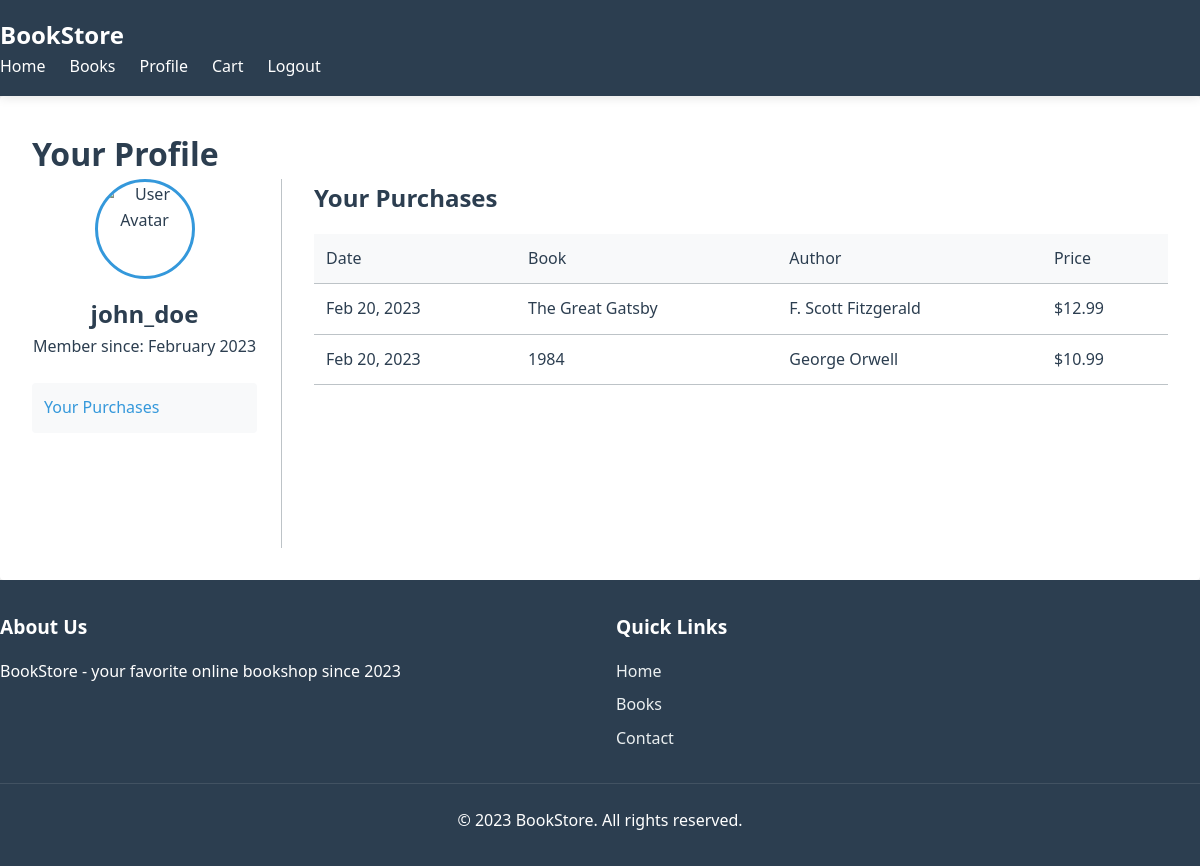
The app's page /profile.php (signed in) with its own data.
### tables this page shows
CREATE TABLE `users` (
  `id` int(11) NOT NULL,
  `username` varchar(50) NOT NULL,
  `password` varchar(255) NOT NULL,
  `email` varchar(100) NOT NULL,
  `role` enum('user','admin') DEFAULT 'user',
  `created_at` timestamp NOT NULL DEFAULT current_timestamp()
);

CREATE TABLE `purchases` (
  `id` int(11) NOT NULL,
  `user_id` int(11) NOT NULL,
  `book_id` int(11) NOT NULL,
  `purchase_date` timestamp NOT NULL DEFAULT current_timestamp(),
  `price` decimal(10,2) NOT NULL
);

CREATE TABLE `books` (
  `id` int(11) NOT NULL,
  `title` varchar(255) NOT NULL,
  `author` varchar(255) NOT NULL,
  `description` text DEFAULT NULL,
  `category` varchar(100) DEFAULT NULL,
  `year` int(11) DEFAULT NULL,
  `price` decimal(10,2) NOT NULL,
  `rental_price_week` decimal(10,2) DEFAULT NULL,
  `rental_price_month` decimal(10,2) DEFAULT NULL,
  `rental_price_quarter` decimal(10,2) DEFAULT NULL,
  `stock` int(11) DEFAULT 0,
  `image` varchar(255) DEFAULT NULL,
  `created_at` timestamp NOT NULL DEFAULT current_timestamp(),
  `updated_at` timestamp NOT NULL DEFAULT current_timestamp() ON UPDATE current_timestamp()
);

### profile.php (the view, shortened to what this page needs)
<?php
$db = new Database();
$conn = $db->getConnection();
$query = "SELECT * FROM users WHERE id = ?";
$stmt = $conn->prepare($query);
$stmt->bind_param("i", $_SESSION['user_id']);
$stmt->execute();
$user = $stmt->get_result()->fetch_assoc();
$query = "SELECT p.*, b.title, b.author
          FROM purchases p
          JOIN books b ON p.book_id = b.id
          WHERE p.user_id = ?
          ORDER BY p.purchase_date DESC";
$stmt = $conn->prepare($query);
$stmt->bind_param("i", $_SESSION['user_id']);
$stmt->execute();
$purchases = $stmt->get_result()->fetch_all(MYSQLI_ASSOC);
?>
<!DOCTYPE html>
<html lang="en">
<head>
    <link rel="stylesheet" href="assets/css/styles.css">
</head>
<body>
    <?php include 'includes/header.php'; ?>
    <main class="profile-container">
        <h1>Your Profile</h1>
        <div class="profile-sections">
            <div class="profile-sidebar">
                <div class="user-info">
                    <div class="avatar">
                        <img src="assets/images/default-avatar.png" alt="User Avatar">
                    </div>
                    <h2><?= htmlspecialchars($user['username']) ?></h2>
                    <p>Member since: <?= date('F Y', strtotime($user['created_at'])) ?></p>
                </div>
                <nav class="profile-nav">
                    <ul>
                        <li><a href="#purchases" class="active">Your Purchases</a></li>
                        <li><a href="#rentals">Your Rentals</a></li>
                        <li><a href="#settings">Account Settings</a></li>
                    </ul>
                </nav>
            </div>
            <div class="profile-content">
                <section id="purchases" class="profile-section active">
                    <h2>Your Purchases</h2>
                    <?php if (empty($purchases)): ?>
                        <p>You haven't purchased any books yet.</p>
                    <?php else: ?>
                        <table class="purchases-table">
                            <thead>
                                <tr>
                                    <th>Date</th>
                                    <th>Book</th>
                                    <th>Author</th>
                                    <th>Price</th>
                                </tr>
                            </thead>
                            <tbody>
                                <?php foreach ($purchases as $purchase): ?>
                                <tr>
                                    <td><?= date('M d, Y', strtotime($purchase['purchase_date'])) ?></td>
                                    <td><?= htmlspecialchars($purchase['title']) ?></td>
                                    <td><?= htmlspecialchars($purchase['author']) ?></td>
                                    <td>$<?= number_format($purchase['price'], 2) ?></td>
                                </tr>
                                <?php endforeach; ?>
                            </tbody>
                        </table>
                    <?php endif; ?>
                </section>
            </div>
        </div>
    </main>
    <?php include 'includes/footer.php'; ?>
</body>
</html>

### assets/css/styles.css (style rules this page uses)
:root { --primary-color: #3498db; --primary-dark: #2980b9; --secondary-color: #2c3e50; --accent-color: #e74c3c; --light-color: #ecf0f1; --dark-color: #2c3e50; --success-color: #2ecc71; --warning-color: #f39c12; --danger-color: #e74c3c; --gray-light: #bdc3c7; --gray-dark: #7f8c8d; --white: #ffffff; --black: #000000; --box-shadow: 0 2px 10px rgba(0, 0, 0, 0.1); --border-radius: 4px; --transition: all 0.3s ease; }
* { margin: 0; padding: 0; box-sizing: border-box; }
body { font-family: 'Segoe UI', Tahoma, Geneva, Verdana, sans-serif; line-height: 1.6; color: var(--dark-color); background-color: #f5f5f5; min-height: 100vh; display: flex; flex-direction: column; }
a { text-decoration: none; color: var(--primary-color); transition: var(--transition); }
img { max-width: 100%; height: auto; }
ul { list-style: none; }
nav ul { display: flex; gap: 1.5rem; }
nav a { color: var(--white); font-weight: 500; padding: 0.5rem 0; position: relative; }
nav a::after { content: ''; position: absolute; bottom: 0; left: 0; width: 0; height: 2px; background: var(--light-color); transition: var(--transition); }
main { flex: 1; padding: 2rem 0; }
.profile-container { background: var(--white); padding: 2rem; border-radius: var(--border-radius); box-shadow: var(--box-shadow); }
.profile-sections { display: grid; grid-template-columns: 250px 1fr; gap: 2rem; }
.profile-sidebar { border-right: 1px solid var(--gray-light); padding-right: 1.5rem; }
.user-info { text-align: center; margin-bottom: 1.5rem; }
.avatar { width: 100px; height: 100px; border-radius: 50%; overflow: hidden; margin: 0 auto 1rem; border: 3px solid var(--primary-color); }
.avatar img { width: 100%; height: 100%; object-fit: cover; }
.profile-nav ul { display: flex; flex-direction: column; gap: 0.5rem; }
.profile-nav a { display: block; padding: 0.75rem; border-radius: var(--border-radius); transition: var(--transition); }
.profile-nav a:hover, .profile-nav a.active { background: #f8f9fa; color: var(--primary-color); }
.profile-section { display: none; }
.profile-section.active { display: block; }
.purchases-table, .rentals-table { width: 100%; border-collapse: collapse; margin-top: 1rem; }
.purchases-table th, .purchases-table td, .rentals-table th, .rentals-table td { padding: 0.75rem; border-bottom: 1px solid var(--gray-light); text-align: left; }
.purchases-table th, .rentals-table th { background: #f8f9fa; }
table { width: 100%; border-collapse: collapse; margin-bottom: 1.5rem; }
table th { background: #f8f9fa; padding: 0.75rem; text-align: left; font-weight: 500; }
table td { padding: 0.75rem; border-bottom: 1px solid var(--gray-light); vertical-align: middle; }

### records on screen
users: username "john_doe", created_at "February 2023"
purchases: purchase_date "Feb 20, 2023", book.title "The Great Gatsby", book.author "F. Scott Fitzgerald", price "12.99"
purchases: purchase_date "Feb 20, 2023", book.title "1984", book.author "George Orwell", price "10.99"
